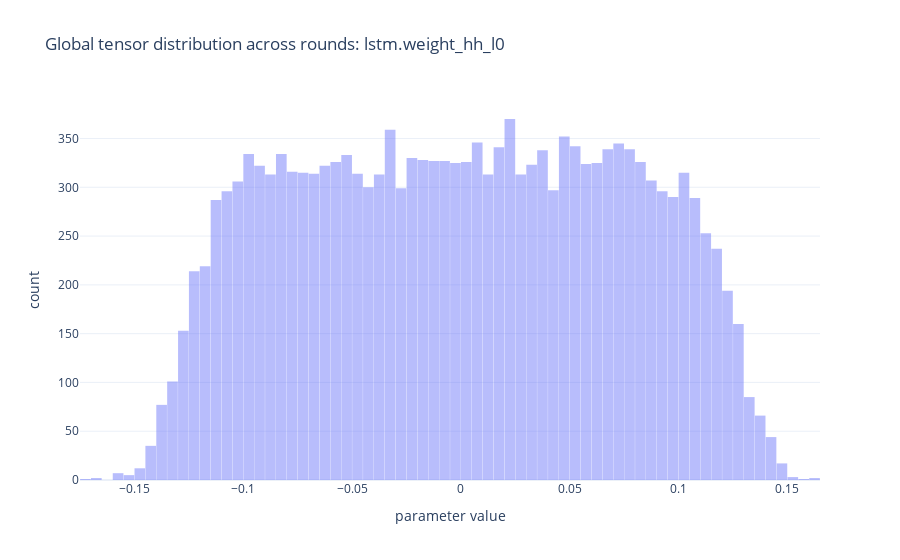

Source (notebook cell):
### Code cell
# 보고 싶은 텐서 선택
TENSOR = "lstm.weight_hh_l0"   # 추천: 기억(누적) 성분
# TENSOR = "lstm.weight_ih_l0" # 추천: 입력(시간) 영향
# TENSOR = "fc.weight"         # 추천: 최종 변환

# 비교할 라운드 범위 (필요하면 바꿔)
ROUNDS = [1, 2, 3]  # round_0002, round_0003 없으면 자동으로 스킵됨

max_points = 200_000   # 너무 크면 줄여도 됨
bins = 80

fig = go.Figure()
loaded = 0

for r in ROUNDS:
    rdir = os.path.join("Rounds", f"round_{r:04d}")
    gpt = os.path.join(rdir, "global.pt")
    gjs = os.path.join(rdir, "global.json")
    if not (os.path.exists(gpt) and os.path.exists(gjs)):
        continue

    sd = torch.load(gpt, map_location="cpu")
    if TENSOR not in sd:
        print(f"[skip] {rdir}: tensor not found: {TENSOR}")
        continue

    v = sd[TENSOR].detach().cpu().float().reshape(-1)
    n = v.numel()
    if n > max_points:
        idx = torch.randperm(n)[:max_points]
        v = v[idx]
        tag = f"round {r:04d} (sample {max_points}/{n})"
    else:
        tag = f"round {r:04d} (n={n})"

    fig.add_trace(go.Histogram(
        x=v.numpy(),
        nbinsx=bins,
        name=tag,
        opacity=0.45
    ))
    loaded += 1

fig.update_layout(
    title=f"Global tensor distribution across rounds: {TENSOR}",
    xaxis_title="parameter value",
    yaxis_title="count",
    barmode="overlay",
    template="plotly_white",
    bargap=0.02
)

if loaded == 0:
    print("No rounds loaded. ROUNDS 값을 실제 존재하는 round로 바꿔줘.")
else:
    fig.show()

### Figure 1 — Plotly figure (JSON) as saved in the notebook; plotly's stock layout.template omitted (floating-point values rounded to 4 significant figures; data arrays with more than 128 entries replaced by an {"elided": "..."} marker saying what was removed)
{"data": [{"name": "round 0001 (n=16384)", "nbinsx": 80, "opacity": 0.45, "type": "histogram", "x": {"elided": "16384 float values"}}], "layout": {"bargap": 0.02, "barmode": "overlay", "title": {"text": "Global tensor distribution across rounds: lstm.weight_hh_l0"}, "xaxis": {"title": {"text": "parameter value"}}, "yaxis": {"title": {"text": "count"}}}}
